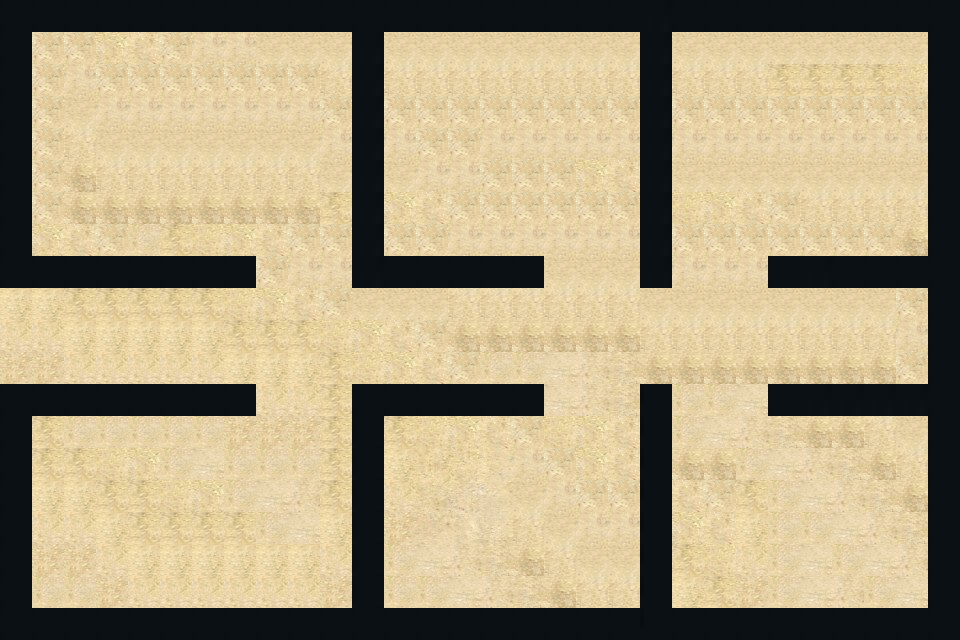

Rendered tile map (Tiled .tmx) drawn with the repository's tilesets; below, a short description and the full map source, tile grids included:
An orthogonal 30x20 tile map with 32x32 px tiles, 2 tile layers (ground, walls), 3 tilesets and 6 objects.

<map version="1.10" tiledversion="1.11.2" orientation="orthogonal" renderorder="right-down" width="30" height="20" tilewidth="32" tileheight="32" infinite="0" nextlayerid="5" nextobjectid="13">
 <tileset firstgid="1" name="03intonacorovinato" tilewidth="32" tileheight="32" tilecount="256" columns="16">
  <image source="tilesets/03intonacorovinato.png" width="512" height="512" />
 </tileset>
 <tileset firstgid="257" source="tilesets/03intonacorovinato.tsx" />
 <tileset firstgid="257" source="tilesets/pared.tsx" />
 <layer id="1" name="ground" width="30" height="20" locked="1">
  <data encoding="csv">
38,39,40,38,39,40,40,40,56,56,56,56,56,56,56,56,56,56,56,56,56,56,56,56,56,56,56,56,56,56,
39,40,40,38,39,40,56,56,72,72,72,72,72,72,72,72,72,72,72,72,72,72,72,72,72,72,72,72,72,72,
39,40,56,40,40,40,40,40,40,40,88,88,88,88,88,88,88,88,88,88,88,88,88,88,36,36,36,36,37,38,
39,40,72,56,56,56,56,56,56,56,40,40,40,40,40,40,40,40,40,40,40,40,40,40,40,40,40,40,40,40,
39,40,88,72,72,72,72,72,72,72,56,56,56,40,40,56,56,56,56,56,56,56,56,56,56,56,56,56,56,56,
39,40,104,88,88,88,88,88,88,88,72,72,72,56,56,40,40,40,38,39,40,72,72,72,72,72,72,72,72,72,
39,40,104,104,104,104,104,104,104,104,36,37,38,39,40,40,40,40,40,40,36,37,38,39,40,88,88,88,88,88,
37,38,39,40,100,36,37,38,39,40,40,40,40,40,56,56,56,56,56,56,40,40,40,40,40,40,40,40,104,104,
36,36,37,38,39,40,40,40,40,56,56,56,56,56,72,72,72,72,72,72,56,56,56,56,56,56,56,56,84,100,
52,52,36,36,36,36,36,37,38,39,40,72,72,72,88,88,88,88,88,88,72,72,72,72,72,72,72,72,40,40,
68,68,52,52,52,52,52,36,36,36,37,38,39,40,104,104,104,104,104,104,88,88,88,88,88,88,88,88,56,56,
84,84,68,68,68,68,68,52,52,52,36,37,38,39,40,100,100,101,102,103,104,104,104,104,104,104,104,104,40,72,
100,100,84,84,84,84,84,68,68,68,36,37,38,39,40,68,100,101,102,103,104,100,100,101,102,103,104,72,56,40,
36,36,100,100,100,100,100,84,84,84,36,37,36,37,38,39,40,37,38,39,40,100,101,102,103,104,104,88,72,56,
52,36,36,37,38,100,101,100,100,100,36,37,52,53,54,55,56,40,38,39,40,104,104,100,101,102,103,104,88,72,
68,52,52,36,36,37,38,100,101,102,36,36,68,69,70,71,72,56,40,40,40,39,40,36,100,101,102,103,104,88,
84,68,68,52,36,36,36,36,100,101,52,52,84,85,86,87,88,72,56,56,56,38,39,52,100,100,101,102,103,104,
100,84,84,68,52,52,52,52,52,52,68,68,100,101,102,103,104,88,72,72,72,36,37,68,100,101,100,101,102,103,
36,100,100,84,68,68,68,68,68,68,84,84,100,100,101,102,103,104,88,88,88,52,36,84,100,101,102,100,101,102,
52,52,36,100,84,84,84,84,84,84,100,100,101,100,101,102,103,104,104,104,104,68,52,100,101,102,103,104,100,101
</data>
 </layer>
 <layer id="4" name="walls" width="30" height="20" locked="1">
  <data encoding="csv">
257,257,257,257,257,257,257,257,257,257,257,257,257,257,257,257,257,257,257,257,258,257,257,257,257,257,257,257,257,257,
257,0,0,0,0,0,0,0,0,0,0,258,0,0,0,0,0,0,0,0,258,0,0,0,0,0,0,0,0,257,
257,0,0,0,0,0,0,0,0,0,0,258,0,0,0,0,0,0,0,0,258,0,0,0,0,0,0,0,0,257,
257,0,0,0,0,0,0,0,0,0,0,258,0,0,0,0,0,0,0,0,258,0,0,0,0,0,0,0,0,257,
257,0,0,0,0,0,0,0,0,0,0,258,0,0,0,0,0,0,0,0,258,0,0,0,0,0,0,0,0,257,
257,0,0,0,0,0,0,0,0,0,0,258,0,0,0,0,0,0,0,0,258,0,0,0,0,0,0,0,0,257,
257,0,0,0,0,0,0,0,0,0,0,258,0,0,0,0,0,0,0,0,258,0,0,0,0,0,0,0,0,257,
257,0,0,0,0,0,0,0,0,0,0,258,0,0,0,0,0,0,0,0,258,0,0,0,0,0,0,0,0,257,
257,257,257,257,257,257,257,257,0,0,0,258,257,257,257,257,257,0,0,0,258,0,0,0,257,258,257,257,257,257,
0,0,0,0,0,0,0,0,0,0,0,0,0,0,0,0,0,0,0,0,0,0,0,0,0,0,0,0,0,257,
0,0,0,0,0,0,0,0,0,0,0,0,0,0,0,0,0,0,0,0,0,0,0,0,0,0,0,0,0,257,
0,0,0,0,0,0,0,0,0,0,0,0,0,0,0,0,0,0,0,0,0,0,0,0,0,0,0,0,0,257,
257,257,257,257,257,257,257,257,0,0,0,257,257,257,257,257,257,0,0,0,272,0,0,0,257,258,258,258,258,257,
257,0,0,0,0,0,0,0,0,0,0,287,0,0,0,0,0,0,0,0,272,0,0,0,0,0,0,0,0,257,
257,0,0,0,0,0,0,0,0,0,0,287,0,0,0,0,0,0,0,0,272,0,0,0,0,0,0,0,0,257,
257,0,0,0,0,0,0,0,0,0,0,287,0,0,0,0,0,0,0,0,272,0,0,0,0,0,0,0,0,257,
257,0,0,0,0,0,0,0,0,0,0,287,0,0,0,0,0,0,0,0,272,0,0,0,0,0,0,0,0,257,
257,0,0,0,0,0,0,0,0,0,0,287,0,0,0,0,0,0,0,0,272,0,0,0,0,0,0,0,0,257,
257,0,0,0,0,0,0,0,0,0,0,287,0,0,0,0,0,0,0,0,272,0,0,0,0,0,0,0,0,257,
257,257,257,257,257,257,257,257,257,257,257,257,257,257,257,257,257,257,257,257,272,257,257,257,257,257,257,257,257,257
</data>
 </layer>
 <objectgroup id="3" name="objects">
  <object id="7" x="114.883" y="89.3359" width="195.234" height="81.3281">
   <text fontfamily="Segoe UI" pixelsize="27" wrap="1" bold="1">SALA DE REUNIONES</text>
  </object>
  <object id="8" x="84.383" y="464.336" width="195.234" height="81.3281">
   <text fontfamily="Segoe UI" pixelsize="27" wrap="1" bold="1">DIRECCION</text>
  </object>
  <object id="9" x="439.383" y="100.336" width="137.234" height="81.3281">
   <text fontfamily="Segoe UI" pixelsize="27" wrap="1" bold="1">ADMON</text>
  </object>
  <object id="10" x="729.383" y="457.336" width="200.234" height="81.3281">
   <text fontfamily="Segoe UI" pixelsize="27" wrap="1" bold="1">MANTENCION</text>
  </object>
  <object id="11" x="410.883" y="467.336" width="200.234" height="81.3281">
   <text fontfamily="Segoe UI" pixelsize="27" wrap="1" bold="1">VENTAS</text>
  </object>
  <object id="12" x="707.883" y="102.336" width="200.234" height="81.3281">
   <text fontfamily="Segoe UI" pixelsize="27" wrap="1" bold="1">LEGAL</text>
  </object>
 </objectgroup>
</map>